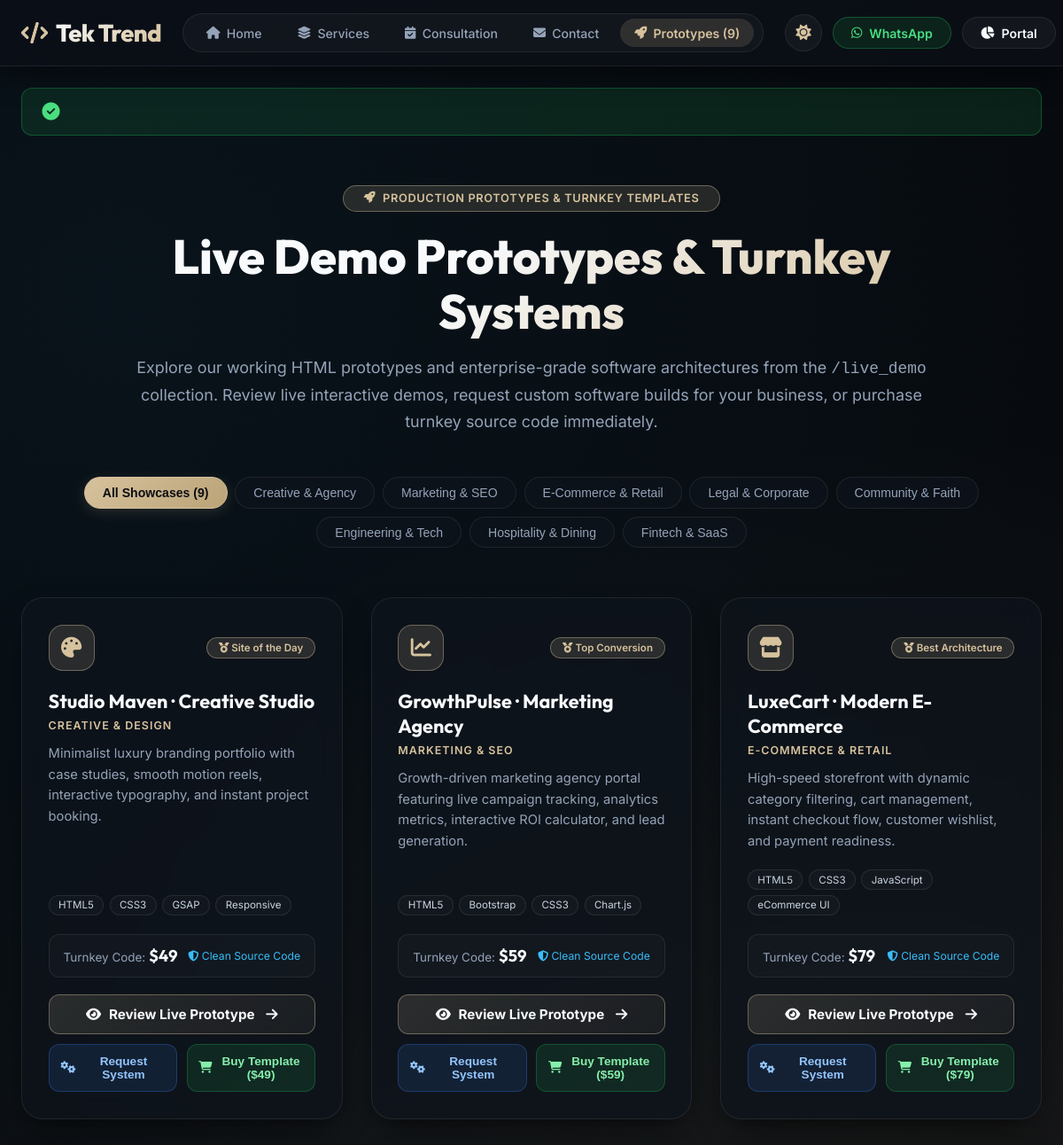
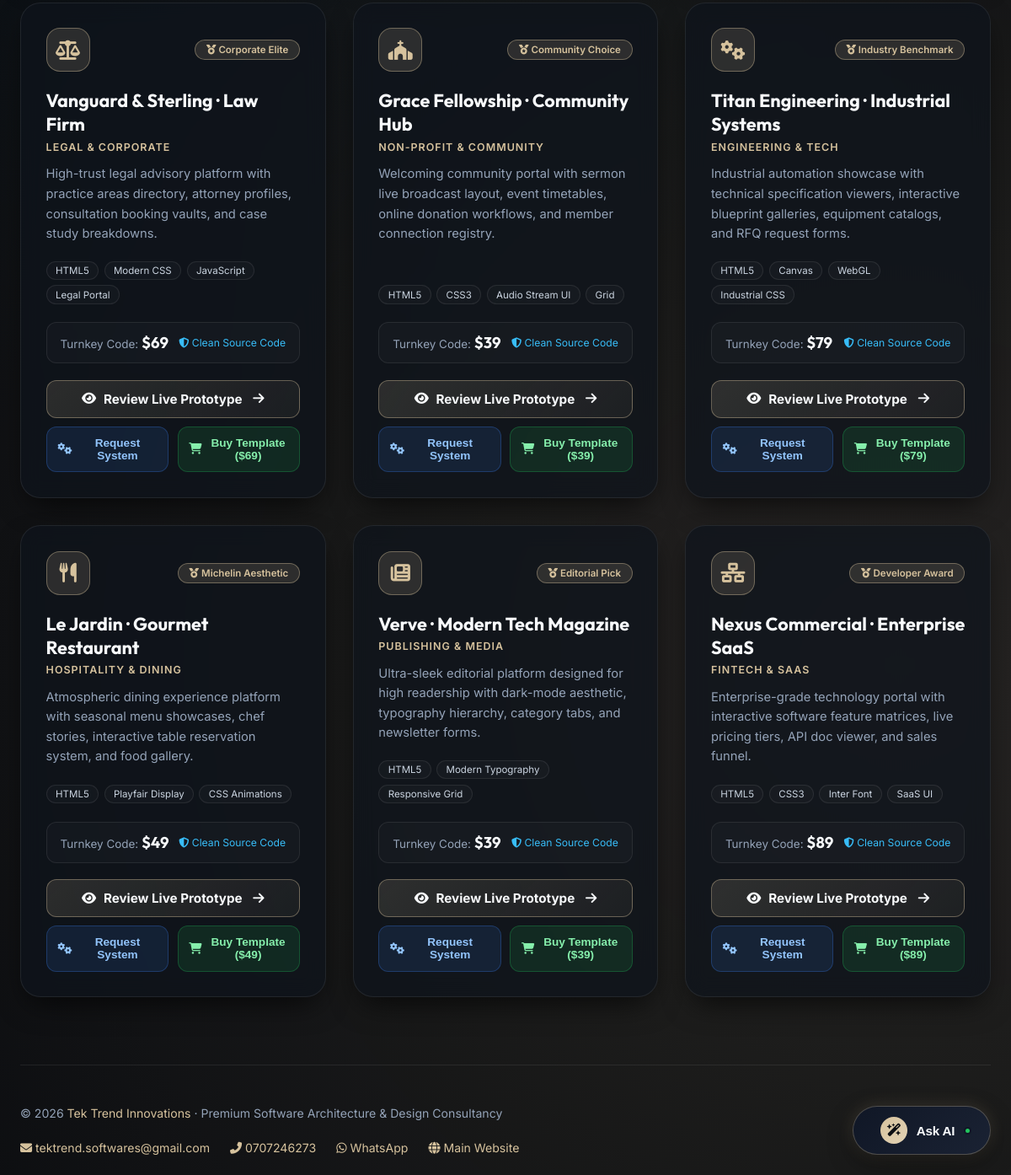
The page /live-demos (signed in) on the database its author committed (2 pictures, top to bottom).
### tables this page shows
CREATE TABLE IF NOT EXISTS `portfolio_demos` (
    `id` INT UNSIGNED NOT NULL AUTO_INCREMENT,
    `title` VARCHAR(255) NOT NULL,
    `category` VARCHAR(100) NOT NULL,
    `short_description` TEXT DEFAULT NULL,
    `icon` VARCHAR(100) DEFAULT 'fas fa-laptop-code',
    `demo_type` VARCHAR(50) DEFAULT 'external',
    `demo_url` VARCHAR(500) NOT NULL,
    `hosting_domain` VARCHAR(255) DEFAULT NULL,
    `tech_stack` VARCHAR(255) DEFAULT 'PHP, HTML, CSS',
    `preview_image` VARCHAR(500) DEFAULT NULL,
    `award_badge` VARCHAR(100) DEFAULT NULL,
    `price` DECIMAL(10,2) DEFAULT 49.00,
    `is_featured` TINYINT(1) DEFAULT 1,
    `sort_order` INT DEFAULT 0,
    `created_at` TIMESTAMP DEFAULT CURRENT_TIMESTAMP,
    `updated_at` TIMESTAMP DEFAULT CURRENT_TIMESTAMP ON UPDATE CURRENT_TIMESTAMP,
    PRIMARY KEY (`id`),
    KEY `category` (`category`),
    KEY `is_featured` (`is_featured`),
    KEY `sort_order` (`sort_order`)
);

### app/views/home/demos.php (the view, shortened to what the rows shown need)
<?php
$companyPhone = $settings['company_phone'] ?? '0707246273';
$companyWhatsApp = $settings['company_whatsapp'] ?? '254707246273';
$companyEmail = $settings['company_email'] ?? 'tektrend.softwares@gmail.com';
?>
<!DOCTYPE html>
<html lang="en" data-theme="dark">
<head>
  <link rel="stylesheet" href="https://cdnjs.cloudflare.com/ajax/libs/font-awesome/6.5.1/css/all.min.css">
</head>
<body>
  <div class="ambient-glow"></div>
  <header class="navbar-sticky">
    <div class="container">
      <div class="navbar-inner">
        <a href="<?= eurl('/') ?>" class="nav-brand">
          <span class="nav-brand-logo"><i class="fas fa-code"></i> Tek Trend</span>
        </a>
        <nav class="nav-menu">
          <a href="<?= eurl('/') ?>" class="nav-link"><i class="fas fa-home"></i> Home</a>
          <a href="<?= eurl('/#portfolio') ?>" class="nav-link"><i class="fas fa-layer-group"></i> Services</a>
          <a href="<?= eurl('/#consultation') ?>" class="nav-link"><i class="fas fa-calendar-check"></i> Consultation</a>
          <a href="<?= eurl('/#contact') ?>" class="nav-link"><i class="fas fa-envelope"></i> Contact</a>
          <a href="#demoGrid" class="nav-link active"><i class="fas fa-rocket"></i> Prototypes (<?= count($demos) ?>)</a>
        </nav>
        <div class="nav-actions">
          <button class="theme-toggle-btn" id="themeToggleBtn" onclick="toggleTheme()" title="Toggle Light / Dark Mode" aria-label="Toggle Theme">
            <i class="fas fa-sun" id="themeIcon"></i>
          </button>
          <a href="https://wa.me/<?= $companyWhatsApp ?>?text=Hello%20Tek%20Trend,%20I%20am%20exploring%20your%20Live%20Demo%20Prototypes%20and%20turnkey%20systems." target="_blank" class="btn-nav-outline btn-nav-whatsapp">
            <i class="fab fa-whatsapp"></i> WhatsApp
          </a>
          <?php if (isset($_SESSION['user_id'])): ?>
            <a href="<?= eurl('/dashboard') ?>" class="btn-nav-outline"><i class="fas fa-chart-pie"></i> Portal</a>
          <?php else: ?>
            <a href="<?= eurl('/login') ?>" class="btn-nav-outline"><i class="fas fa-lock"></i> Login</a>
          <?php endif; ?>
        </div>
      </div>
    </div>
  </header>
  <div class="container">
    <?php if (flash('success')): ?>
      <div class="flash-alert">
        <i class="fas fa-check-circle" style="font-size: 1.25rem;"></i>
      </div>
    <?php endif; ?>
    <div class="intro-banner">
      <div class="intro-pill"><i class="fas fa-rocket"></i> Production Prototypes & Turnkey Templates</div>
      <h1>Live Demo Prototypes & Turnkey Systems</h1>
      <p>Explore our working HTML prototypes and enterprise-grade software architectures from the <code>/live_demo</code> collection. Review live interactive demos, request custom software builds for your business, or purchase turnkey source code immediately.</p>
    </div>
    <div class="filter-bar">
      <button class="filter-btn active" onclick="filterDemos('all')">All Showcases (<?= count($demos) ?>)</button>
      <button class="filter-btn" onclick="filterDemos('creative')">Creative & Agency</button>
      <button class="filter-btn" onclick="filterDemos('marketing')">Marketing & SEO</button>
      <button class="filter-btn" onclick="filterDemos('ecommerce')">E-Commerce & Retail</button>
      <button class="filter-btn" onclick="filterDemos('legal')">Legal & Corporate</button>
      <button class="filter-btn" onclick="filterDemos('community')">Community & Faith</button>
      <button class="filter-btn" onclick="filterDemos('engineering')">Engineering & Tech</button>
      <button class="filter-btn" onclick="filterDemos('hospitality')">Hospitality & Dining</button>
      <button class="filter-btn" onclick="filterDemos('saas')">Fintech & SaaS</button>
    </div>
    <div class="demo-grid" id="demoGrid">
      <?php foreach ($demos as $demo): ?>
        <?php
          $catLower = strtolower($demo['category']);
          $dataFilter = 'all';
          if (strpos($catLower, 'creative') !== false || strpos($catLower, 'design') !== false) $dataFilter .= ' creative';
          if (strpos($catLower, 'marketing') !== false || strpos($catLower, 'seo') !== false) $dataFilter .= ' marketing';
          if (strpos($catLower, 'commerce') !== false || strpos($catLower, 'retail') !== false) $dataFilter .= ' ecommerce';
          if (strpos($catLower, 'legal') !== false || strpos($catLower, 'corporate') !== false) $dataFilter .= ' legal';
          if (strpos($catLower, 'church') !== false || strpos($catLower, 'community') !== false || strpos($catLower, 'non-profit') !== false) $dataFilter .= ' community';
          if (strpos($catLower, 'engineering') !== false || strpos($catLower, 'industrial') !== false) $dataFilter .= ' engineering';
          if (strpos($catLower, 'restaurant') !== false || strpos($catLower, 'hospitality') !== false || strpos($catLower, 'dining') !== false) $dataFilter .= ' hospitality';
          if (strpos($catLower, 'saas') !== false || strpos($catLower, 'fintech') !== false || strpos($catLower, 'publishing') !== false) $dataFilter .= ' saas';
          $priceVal = !empty($demo['price']) ? (float)$demo['price'] : 49.00;
        ?>
        <div class="demo-card" data-category="<?= $dataFilter ?>">
          <div class="card-top-row">
            <div class="icon-wrap">
              <i class="<?= sanitize($demo['icon'] ?? 'fas fa-laptop-code') ?>"></i>
            </div>
            <?php if (!empty($demo['award_badge'])): ?>
              <div class="award-pill"><i class="fas fa-medal"></i> <?= sanitize($demo['award_badge']) ?></div>
            <?php else: ?>
              <div class="award-pill"><i class="fas fa-code"></i> Turnkey Template</div>
            <?php endif; ?>
          </div>
          <h3><?= sanitize($demo['title']) ?></h3>
          <div class="category"><?= sanitize($demo['category']) ?></div>
          <p><?= sanitize($demo['short_description']) ?></p>
          <?php if (!empty($demo['tech_stack'])): ?>
            <div class="tech-stack">
              <?php foreach (explode(',', $demo['tech_stack']) as $tag): ?>
                <span><?= trim(sanitize($tag)) ?></span>
              <?php endforeach; ?>
            </div>
          <?php endif; ?>
          <div class="pricing-bar">
            <div class="price-tag">Turnkey Code: <strong>$<?= number_format($priceVal, 0) ?></strong></div>
            <div style="font-size: 0.76rem; color: #38bdf8;"><i class="fas fa-shield-alt"></i> Clean Source Code</div>
          </div>
          <div class="action-group">
            <a href="<?= eurl($demo['demo_url']) ?>" class="btn-preview" target="_blank">
              <i class="fas fa-eye"></i> Review Live Prototype <i class="fas fa-arrow-right" style="margin-left: 4px;"></i>
            </a>
            <button type="button" class="btn-action-sub btn-request"
                    onclick="openRequestModal('<?= htmlspecialchars(addslashes($demo['title']), ENT_QUOTES) ?>')">
              <i class="fas fa-cogs"></i> Request System
            </button>
            <button type="button" class="btn-action-sub btn-buy"
                    onclick="openBuyModal('<?= htmlspecialchars(addslashes($demo['title']), ENT_QUOTES) ?>', '<?= $priceVal ?>')">
              <i class="fas fa-shopping-cart"></i> Buy Template ($<?= number_format($priceVal, 0) ?>)
            </button>
          </div>
        </div>
      <?php endforeach; ?>
    </div>
    <footer class="footer">
      <span>&copy; <?= date('Y') ?> <a href="<?= eurl('/') ?>">Tek Trend Innovations</a> · Premium Software Architecture & Design Consultancy</span>
      <span style="display: flex; gap: 1.5rem; flex-wrap: wrap;">
        <a href="mailto:<?= sanitize($companyEmail) ?>"><i class="fas fa-envelope"></i> <?= sanitize($companyEmail) ?></a>
        <a href="tel:<?= sanitize($companyPhone) ?>"><i class="fas fa-phone-alt"></i> <?= sanitize($companyPhone) ?></a>
        <a href="https://wa.me/<?= $companyWhatsApp ?>" target="_blank"><i class="fab fa-whatsapp"></i> WhatsApp</a>
        <a href="<?= eurl('/') ?>"><i class="fas fa-globe"></i> Main Website</a>
      </span>
    </footer>
  </div>
  <?php require_once BASE_PATH . '/app/views/partials/ai_chat.php'; ?>
</body>
</html>

### app/core/Router.php (shortened to what the rows shown need)
<?php
class Router {
    private $routes = [];
    private function addRoute($method, $path, $handler, $middleware = []) {
        $this->routes[] = [
            'method'      => $method,
            'path'        => $path,
            'handler'     => $handler,
            'middleware'  => $middleware
        ];
    }
    public function dispatch() {
        $requestPath = parse_url($_SERVER['REQUEST_URI'], PHP_URL_PATH);
        $requestPath = '/' . ltrim($requestPath, '/');
        foreach ($this->routes as $route) {
            $pattern = preg_replace('#\{[^}]+\}#', '([^/]+)', $route['path']);
            $pattern = '#^' . $pattern . '$#';
            if (preg_match($pattern, $requestPath, $matches)) {
                $params = [];
                $this->executeHandler($route['handler'], $params);
                return;
            }
        }
    }
    private function executeHandler($handler, $params = []) {
        if (is_string($handler)) {
            $parts = explode('@', $handler);
            if (count($parts) === 2) {
                $controllerName = $parts[0];
                $methodName = $parts[1];
                if (class_exists($controllerName)) {
                    $controller = new $controllerName();
                    if (method_exists($controller, $methodName)) {
                        call_user_func_array([$controller, $methodName], $params);
                        return;
                    }
                }
            }
        }
    }
}

### rows shown on the page
portfolio_demos: award_badge "Site of the Day", title "Studio Maven · Creative Studio", category "CREATIVE & DESIGN", short_description "Minimalist luxury branding portfolio with case studies, smooth motion reels, interactive typography, and instant project booking.", tech_stack "HTML5", tech_stack "CSS3", tech_stack "GSAP", tech_stack "Responsive", price "49"
portfolio_demos: award_badge "Top Conversion", title "GrowthPulse · Marketing Agency", category "MARKETING & SEO", short_description "Growth-driven marketing agency portal featuring live campaign tracking, analytics metrics, interactive ROI calculator, and lead generation.", tech_stack "HTML5", tech_stack "Bootstrap", tech_stack "CSS3", tech_stack "Chart.js", price "59"
portfolio_demos: award_badge "Best Architecture", title "LuxeCart · Modern E-Commerce", category "E-COMMERCE & RETAIL", short_description "High-speed storefront with dynamic category filtering, cart management, instant checkout flow, customer wishlist, and payment readiness.", tech_stack "HTML5", tech_stack "CSS3", tech_stack "JavaScript", tech_stack "eCommerce UI", price "79"
portfolio_demos: award_badge "Corporate Elite", title "Vanguard & Sterling · Law Firm", category "LEGAL & CORPORATE", short_description "High-trust legal advisory platform with practice areas directory, attorney profiles, consultation booking vaults, and case study breakdowns.", tech_stack "HTML5", tech_stack "Modern CSS", tech_stack "JavaScript", tech_stack "Legal Portal", price "69"
portfolio_demos: award_badge "Community Choice", title "Grace Fellowship · Community Hub", category "NON-PROFIT & COMMUNITY", short_description "Welcoming community portal with sermon live broadcast layout, event timetables, online donation workflows, and member connection registry.", tech_stack "HTML5", tech_stack "CSS3", tech_stack "Audio Stream UI", tech_stack "Grid", price "39"
portfolio_demos: award_badge "Industry Benchmark", title "Titan Engineering · Industrial Systems", category "ENGINEERING & TECH", short_description "Industrial automation showcase with technical specification viewers, interactive blueprint galleries, equipment catalogs, and RFQ request forms.", tech_stack "HTML5", tech_stack "Canvas", tech_stack "WebGL", tech_stack "Industrial CSS", price "79"
portfolio_demos: award_badge "Michelin Aesthetic", title "Le Jardin · Gourmet Restaurant", category "HOSPITALITY & DINING", short_description "Atmospheric dining experience platform with seasonal menu showcases, chef stories, interactive table reservation system, and food gallery.", tech_stack "HTML5", tech_stack "Playfair Display", tech_stack "CSS Animations", price "49"
portfolio_demos: award_badge "Editorial Pick", title "Verve · Modern Tech Magazine", category "PUBLISHING & MEDIA", short_description "Ultra-sleek editorial platform designed for high readership with dark-mode aesthetic, typography hierarchy, category tabs, and newsletter forms.", tech_stack "HTML5", tech_stack "Modern Typography", tech_stack "Responsive Grid", price "39"
portfolio_demos: award_badge "Developer Award", title "Nexus Commercial · Enterprise SaaS", category "FINTECH & SAAS", short_description "Enterprise-grade technology portal with interactive software feature matrices, live pricing tiers, API doc viewer, and sales funnel.", tech_stack "HTML5", tech_stack "CSS3", tech_stack "Inter Font", tech_stack "SaaS UI", price "89"

### other values the page prints
count($demos) "9"
$companyEmail "tektrend.softwares@gmail.com"
$companyPhone "0707246273"
